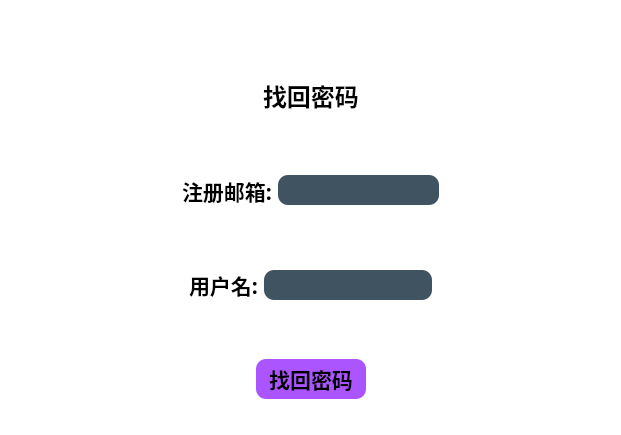
<?xml version="1.0" encoding="UTF-8"?>
<ui version="4.0">
 <class>Forget</class>
 <widget class="QDialog" name="Forget">
  <property name="geometry">
   <rect>
    <x>0</x>
    <y>0</y>
    <width>621</width>
    <height>435</height>
   </rect>
  </property>
  <property name="windowTitle">
   <string>Dialog</string>
  </property>
  <property name="styleSheet">
   <string notr="true">/* 设置 QMainWindow 的背景和字体 */
QDialog{
    background: rgb(255, 255, 255); /* 背景色为白色 */
    font-size: 15px; /* 设置字体大小 */
    font-family: &quot;MingLiU-ExtB&quot;, &quot;Arial&quot;, sans-serif; /* 设置字体，确保平台支持 */
background-image: url(:/new/prefix1/Far Cry 5 Josephs Word View.png);
 background-size: cover; /* 背景图像按比例缩放并填充容器 */
    background-position: center; /* 背景图像居中显示 */
    background-repeat: no-repeat; /* 不重复背景 */
}

/* 设置 QFrame 背景图片 */
QFrame {
    border: solid 10px rgba(0, 0, 0, 1); /* 黑色实线边框，宽度为 10px */
    background-image: url(:/new/prefix1/Far Cry 5 Josephs Word View.png); /* 背景图片 */
    background-repeat: no-repeat; /* 不重复 */
    background-position: center; /* 居中显示背景图片 */
}

/* 设置 QLineEdit 样式 */
QLineEdit {
    color: #8d98a1; /* 输入文本的颜色 */
    background-color: #405361; /* 输入框背景色 */
    font-size: 16px; /* 字体大小 */
    border-style: outset; /* 外凸边框样式 */
    border-radius: 10px; /* 圆角边框 */
    font-family: &quot;MingLiU-ExtB&quot;, &quot;Arial&quot;, sans-serif; /* 设置字体 */
}

/* 设置 QPushButton 样式 */
QPushButton {
    background: rgb(170, 85, 255); /* 按钮背景色 */
    border-style: outset; /* 外凸边框样式 */
    border-radius: 10px; /* 圆角边框 */
    font-family: &quot;微软雅黑&quot;, &quot;Bold&quot;, sans-serif; /* 设置字体 */
}

/* 设置 QPushButton 按下时的样式 */
QPushButton:pressed {
    background-color: rgb(0, 170, 255); /* 按钮按下时背景颜色 */
    border-style: inset; /* 按钮按下时边框样式 */
    font-family: &quot;微软雅黑&quot;, &quot;Bold&quot;, sans-serif; /* 设置字体 */
}

/* 设置 QCheckBox 样式 */
QCheckBox {
    background: rgba(85, 170, 255, 0); /* 背景透明 */
    color: white; /* 文字颜色 */
    font-family: &quot;MingLiU-ExtB&quot;, &quot;Arial&quot;, sans-serif; /* 设置字体 */
}

/* 设置 QLabel 样式 */
QLabel {
    background: rgba(85, 170, 255, 0); /* 背景透明 */
    
}
</string>
  </property>
  <layout class="QVBoxLayout" name="verticalLayout">
   <item>
    <spacer name="verticalSpacer">
     <property name="orientation">
      <enum>Qt::Orientation::Vertical</enum>
     </property>
     <property name="sizeType">
      <enum>QSizePolicy::Policy::Minimum</enum>
     </property>
     <property name="sizeHint" stdset="0">
      <size>
       <width>20</width>
       <height>40</height>
      </size>
     </property>
    </spacer>
   </item>
   <item>
    <widget class="QWidget" name="widget_4" native="true">
     <layout class="QHBoxLayout" name="horizontalLayout_4">
      <item>
       <spacer name="horizontalSpacer_7">
        <property name="orientation">
         <enum>Qt::Orientation::Horizontal</enum>
        </property>
        <property name="sizeHint" stdset="0">
         <size>
          <width>40</width>
          <height>20</height>
         </size>
        </property>
       </spacer>
      </item>
      <item>
       <widget class="QLabel" name="label">
        <property name="minimumSize">
         <size>
          <width>90</width>
          <height>30</height>
         </size>
        </property>
        <property name="font">
         <font>
          <family>微软雅黑</family>
          <pointsize>18</pointsize>
          <bold>true</bold>
         </font>
        </property>
        <property name="text">
         <string>找回密码</string>
        </property>
       </widget>
      </item>
      <item>
       <spacer name="horizontalSpacer_8">
        <property name="orientation">
         <enum>Qt::Orientation::Horizontal</enum>
        </property>
        <property name="sizeHint" stdset="0">
         <size>
          <width>40</width>
          <height>20</height>
         </size>
        </property>
       </spacer>
      </item>
     </layout>
    </widget>
   </item>
   <item>
    <widget class="QWidget" name="widget" native="true">
     <layout class="QHBoxLayout" name="horizontalLayout">
      <item>
       <spacer name="horizontalSpacer_5">
        <property name="orientation">
         <enum>Qt::Orientation::Horizontal</enum>
        </property>
        <property name="sizeHint" stdset="0">
         <size>
          <width>40</width>
          <height>20</height>
         </size>
        </property>
       </spacer>
      </item>
      <item>
       <widget class="QLabel" name="label_2">
        <property name="font">
         <font>
          <family>微软雅黑</family>
          <pointsize>16</pointsize>
          <bold>true</bold>
         </font>
        </property>
        <property name="text">
         <string>注册邮箱:</string>
        </property>
       </widget>
      </item>
      <item>
       <widget class="QLineEdit" name="Email">
        <property name="minimumSize">
         <size>
          <width>0</width>
          <height>30</height>
         </size>
        </property>
       </widget>
      </item>
      <item>
       <spacer name="horizontalSpacer_6">
        <property name="orientation">
         <enum>Qt::Orientation::Horizontal</enum>
        </property>
        <property name="sizeHint" stdset="0">
         <size>
          <width>40</width>
          <height>20</height>
         </size>
        </property>
       </spacer>
      </item>
     </layout>
    </widget>
   </item>
   <item>
    <widget class="QWidget" name="widget_2" native="true">
     <layout class="QHBoxLayout" name="horizontalLayout_2">
      <item>
       <spacer name="horizontalSpacer_3">
        <property name="orientation">
         <enum>Qt::Orientation::Horizontal</enum>
        </property>
        <property name="sizeHint" stdset="0">
         <size>
          <width>40</width>
          <height>20</height>
         </size>
        </property>
       </spacer>
      </item>
      <item>
       <widget class="QLabel" name="label_3">
        <property name="font">
         <font>
          <family>微软雅黑</family>
          <pointsize>16</pointsize>
          <bold>true</bold>
         </font>
        </property>
        <property name="text">
         <string>用户名:</string>
        </property>
       </widget>
      </item>
      <item>
       <widget class="QLineEdit" name="Username">
        <property name="minimumSize">
         <size>
          <width>0</width>
          <height>30</height>
         </size>
        </property>
       </widget>
      </item>
      <item>
       <spacer name="horizontalSpacer_4">
        <property name="orientation">
         <enum>Qt::Orientation::Horizontal</enum>
        </property>
        <property name="sizeHint" stdset="0">
         <size>
          <width>40</width>
          <height>20</height>
         </size>
        </property>
       </spacer>
      </item>
     </layout>
    </widget>
   </item>
   <item>
    <widget class="QWidget" name="widget_3" native="true">
     <layout class="QHBoxLayout" name="horizontalLayout_3">
      <item>
       <spacer name="horizontalSpacer">
        <property name="orientation">
         <enum>Qt::Orientation::Horizontal</enum>
        </property>
        <property name="sizeHint" stdset="0">
         <size>
          <width>40</width>
          <height>20</height>
         </size>
        </property>
       </spacer>
      </item>
      <item>
       <widget class="QPushButton" name="find_button">
        <property name="minimumSize">
         <size>
          <width>110</width>
          <height>40</height>
         </size>
        </property>
        <property name="font">
         <font>
          <family>微软雅黑</family>
          <pointsize>16</pointsize>
          <bold>true</bold>
         </font>
        </property>
        <property name="text">
         <string>找回密码</string>
        </property>
       </widget>
      </item>
      <item>
       <spacer name="horizontalSpacer_2">
        <property name="orientation">
         <enum>Qt::Orientation::Horizontal</enum>
        </property>
        <property name="sizeHint" stdset="0">
         <size>
          <width>40</width>
          <height>20</height>
         </size>
        </property>
       </spacer>
      </item>
     </layout>
    </widget>
   </item>
  </layout>
 </widget>
 <resources/>
 <connections/>
</ui>
